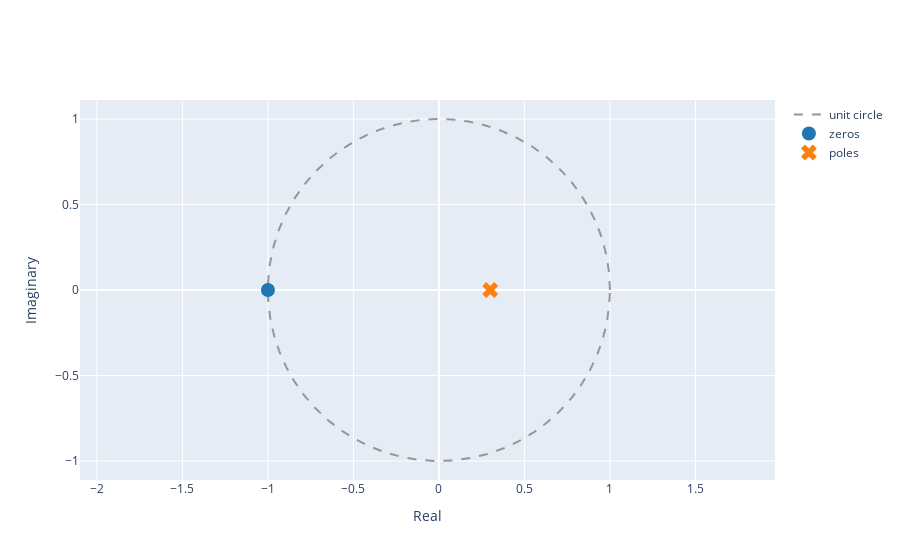

The cell this chart's notebook holds for it:
### Markdown cell above
iii. Use the function  `plot_zeros_poles(z, p)` to plot the zeros and poles found in ii.

### Code cell
from util import plot_zeros_poles

# Write your code here
plot_zeros_poles(zeros, poles)

### Figure 1 — Plotly figure (JSON) as saved in the notebook; plotly's stock layout.template omitted (floating-point values rounded to 4 significant figures; data arrays with more than 128 entries replaced by an {"elided": "..."} marker saying what was removed)
{"data": [{"line": {"color": "rgb(150,150,150)", "dash": "dash", "shape": "linear"}, "mode": "lines", "name": "unit circle", "type": "scatter", "x": {"elided": "1000 float values"}, "y": {"elided": "1000 float values"}}, {"marker": {"color": "#1f77b4", "size": 14, "symbol": "circle"}, "mode": "markers", "name": "zeros", "type": "scatter", "x": [-1.0], "y": [0.0]}, {"marker": {"color": "#ff7f0e", "size": 14, "symbol": "x"}, "mode": "markers", "name": "poles", "type": "scatter", "x": [0.3], "y": [0.0]}], "layout": {"xaxis": {"title": {"text": "Real"}}, "yaxis": {"scaleanchor": "x", "scaleratio": 1, "title": {"text": "Imaginary"}}}}
